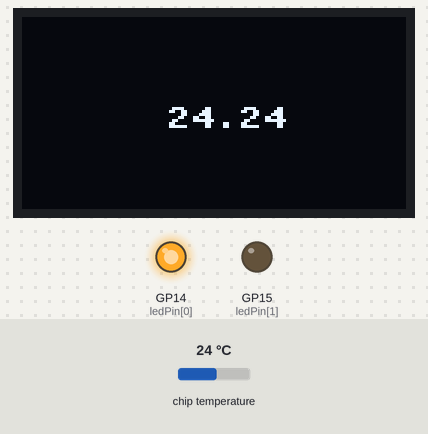
Bench run of a program on a simulated Raspberry Pi Pico running MicroPython. Shown: 128×64 one-colour display, output pins drawn as LEDs (lit = HIGH). The inputs (shaded band) are chosen by the test bench; at power-on: chip temperature 24 °C. Library files of the repository ran but are not shown: ssd1306.py.

Above: at 1.4 s.
1.5 s: chip temperature set to 20 °C
At 3.0 s:
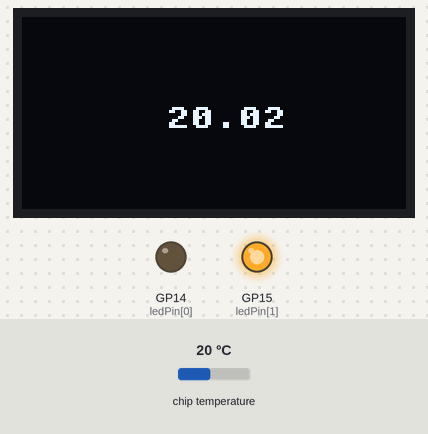
3.3 s: chip temperature set to 1 °C
At 5.0 s:
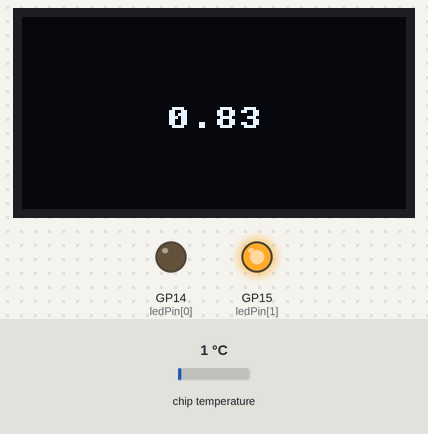
5.3 s: chip temperature set to 11 °C
At 7.1 s:
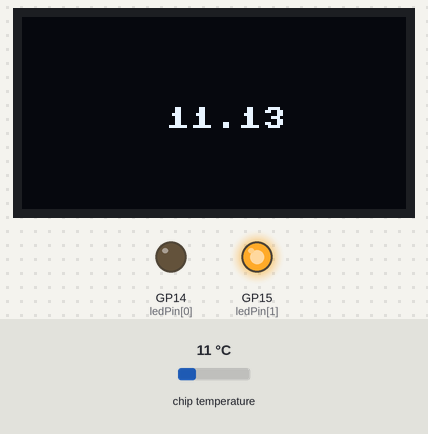
Timing chart, 0 to 8.6 s (numbered marks = the images above; inputs shaded):
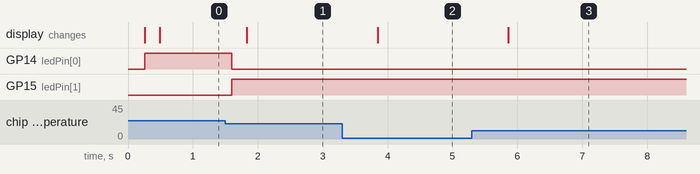

The program:

oled_temp_senser.py
```python
from ssd1306 import SSD1306_I2C
from machine import Pin, I2C, UART, ADC, PWM
import framebuf
import machine
import time
import math

ledPin = [Pin(14, Pin.OUT),Pin(15, Pin.OUT)]
sensor_temp = machine.ADC(4)
conversion_factor = 3.3 / 65535
i2c = I2C(0, sda=Pin(12), scl=Pin(13), freq=40000)
oled = SSD1306_I2C(128, 64, i2c)
oled.fill(0)

for led in ledPin:
    led.off()

while True:
    reading = sensor_temp.read_u16()*conversion_factor
    temp = round(27 - (reading - 0.706) / 0.001721, 2)
    if temp > 21 :
        ledPin[0].on()
        ledPin[1].off()
    elif temp <= 21:
        ledPin[1].on()
        ledPin[0].off()

    oled.text(str(temp), 48, 30)
    oled.show()
    time.sleep(0.1)
    oled.fill(0)
```

Measured:
- the behaviour switches between 22 and 21 °C on chip temperature (found by bisection; images 0 and 1)
- after the input at 1.5 s, GP14 (ledPin[0]): HIGH → LOW after 0.10 s; GP15 (ledPin[1]): LOW → HIGH after 0.10 s; the display: changes after 0.33 s (image 1)
- after the input at 3.3 s, the display: changes after 0.55 s (image 2)
- after the input at 5.3 s, the display: changes after 0.56 s (image 3)
